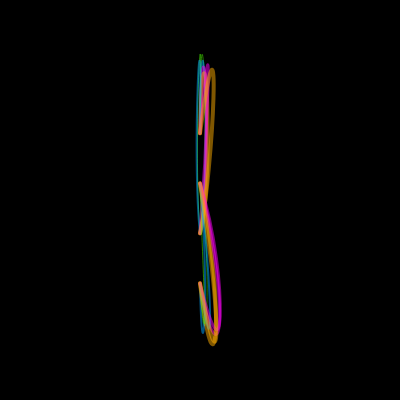
Frame 1 (no input)
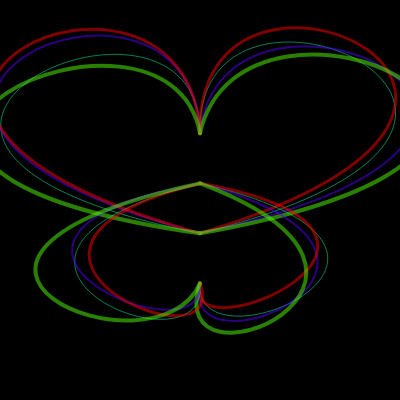
Frame 60 (no input)
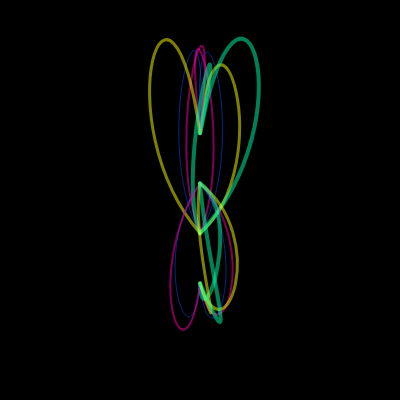
Frame 120 (the mouse pressed at the canvas centre since frame 60)

The p5.js sketch that drew these frames (run headless with seeded random() and noise() and a simulated clock; from frame 60 on, the mouse is pressed at the canvas centre):

// p5.js sketch
// ── sketch.js
let butterfly
let butterflies = []
let len = 10

function setup() {
  createCanvas(400, 400);

  butterfly = new Butterfly(width / 2, height / 3, 100, 5)
  for (let i = 0; i < len; i++) {
    butterflies.push(
      new Butterfly(
        random(10, width - 30),
        random(10, height - 30),
        30,
        5)
    )
  }
}

let size = 100
let n = 0.02

function draw() {
  background(0)
  colorMode(HSB)
  // blendMode(LIGHTEST);
  
  noFill()

  //   for(let i = 0; i < butterflies.length; i++){
  //     fill(frameCount % 360, 100 - (i*5), 100)
  //     butterflies[i].display()
  //   }
  butterfly.display()
}
// ── butterfly.js
class Butterfly {

  constructor(x, y, size, numStrokes) {
    this.x = x
    this.topY = y
    this.bottomY = y + (size / 2)
    this.size = size
    this.range = 25
    this.numStrokes = numStrokes || 5
  }

  display() {
    // let x = width / 2
    // let topY = height / 4

    let v0 = this.setPoints(this.x, this.topY, 1, this.size, this.range)
    let v1 = this.setPoints(this.x, this.topY, -1, this.size, this.range)

    this.drawBezier(v0[0], v0[1], v0[2], v0[3])
    this.drawBezier(v1[0], v1[1], v1[2], v1[3])

    // let bottomY = height / 2 - size / 2
    let v2 = this.setPoints(this.x, this.bottomY, 1, this.size, this.range, true)
    let v3 = this.setPoints(this.x, this.bottomY, -1, this.size, this.range, true)

    this.drawBezier(v2[3], v2[1], v2[2], v2[0])
    this.drawBezier(v3[3], v3[1], v3[2], v3[0])
  }


  setPoints(x, y, controlEoff, size, range, upsideDown) {
    // off: 1 or -1 
    // determining the direction of control end point

    let speed = sin(frameCount / 40)

    let pointS = {
      x: x, //+ sin(frameCount/10)*range,
      y: y
    }
    let pointE = {
      x: x, //+ sin(frameCount/10)*range, 
      y: y + size
    }

    let controlS = {
      x: (upsideDown ? pointE.x : pointS.x), //+ random(-range, range),
      y: upsideDown ? (pointE.y + size) : (pointS.y - (size * 2)) // + random(-range, range) 
    }

    let narrow = speed * (size * 3) * controlEoff
    let wide = narrow * 1.5
    let controlE = {
      x: upsideDown ? (pointE.x + narrow) : (pointS.x + wide),
      y: upsideDown ? pointE.y - size / 4 : pointS.y
    }

    let vertices = [pointS, controlS, controlE, pointE]
    return vertices
  }

  drawBezier(pointS, controlS, controlE, pointE) {

    let t = (frameCount / 100) % 300
    for (let i = 0; i < this.numStrokes; i++) {
      noFill()
      strokeWeight(i)
      stroke((frameCount + i*100) % 360, 100, 100, 0.5)
      let nn = random(5)*n
      bezier(pointS.x, pointS.y,
        controlS.x + i * sin(nn) * 11, controlS.y + i * cos(nn) * 10,
        controlE.x + i * sin(nn) * 12, controlE.y + i * cos(nn) * 11,
        pointE.x, pointE.y)
    }
    n += 0.1
  }

}
